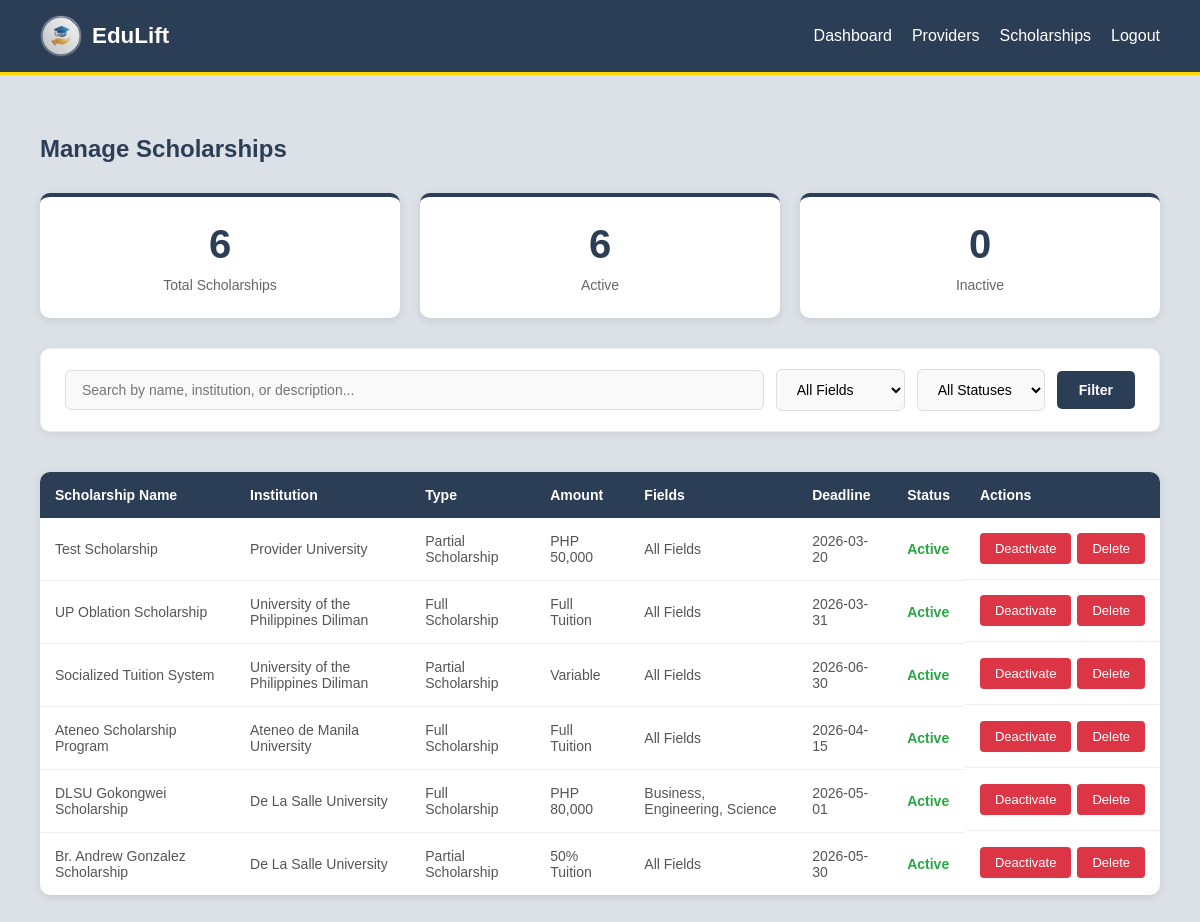
/admin/manage_scholarships.php (signed in), run on the app's committed database.
### tables this page shows
CREATE TABLE `scholarships` (
  `scholarship_id` int(11) NOT NULL,
  `provider_id` int(11) NOT NULL,
  `scholarship_name` varchar(255) NOT NULL,
  `scholarship_type` varchar(50) DEFAULT NULL,
  `description` text NOT NULL,
  `amount` varchar(100) DEFAULT NULL,
  `education_level` varchar(50) DEFAULT NULL,
  `gpa_requirement` decimal(3,2) DEFAULT NULL,
  `requirements` text DEFAULT NULL,
  `application_deadline` date DEFAULT NULL,
  `status` varchar(20) DEFAULT 'active',
  `created_at` timestamp NOT NULL DEFAULT current_timestamp()
);

### admin/manage_scholarships.php (the view, shortened to what this page needs)
<?php
include("../config/database.php");
$search        = isset($_GET['search']) ? trim($_GET['search']) : '';
$sql    = "SELECT s.scholarship_id, s.scholarship_name, s.scholarship_type, s.amount,
                  s.education_level, s.application_deadline, s.status, s.created_at,
                  i.institution_name,
                  GROUP_CONCAT(sf.field_of_study ORDER BY sf.field_of_study SEPARATOR ', ') AS fields
           FROM scholarships s
           JOIN provider_profiles pp ON s.provider_id = pp.provider_id
           JOIN institutions i ON pp.institution_id = i.institution_id
           LEFT JOIN scholarship_fields sf ON s.scholarship_id = sf.scholarship_id
           WHERE 1=1";
$sql .= " GROUP BY s.scholarship_id ORDER BY s.created_at DESC";
$stmt = mysqli_prepare($conn, $sql);
mysqli_stmt_execute($stmt);
$result = mysqli_stmt_get_result($stmt);
$count_all      = mysqli_fetch_assoc(mysqli_query($conn, "SELECT COUNT(*) as c FROM scholarships"))['c'];
$count_active   = mysqli_fetch_assoc(mysqli_query($conn, "SELECT COUNT(*) as c FROM scholarships WHERE status='active'"))['c'];
$count_inactive = mysqli_fetch_assoc(mysqli_query($conn, "SELECT COUNT(*) as c FROM scholarships WHERE status='inactive'"))['c'];
?>
<!DOCTYPE html>
<html lang="en">
<head>
    <link rel="stylesheet" href="../assets/css/style.css">
</head>
<body>
    <header class="header">
        <a class="header-brand" href="#"><img src="../assets/img/eduliftlogo.png" alt="EduLift Logo" class="header-logo"><h1 class="logo">EduLift</h1></a>
        <nav>
            <a href="admin_dashboard.php">Dashboard</a>
            <a href="manage_providers.php">Providers</a>
            <a href="manage_scholarships.php">Scholarships</a>
            <a href="../auth/logout.php">Logout</a>
        </nav>
    </header>
    <div class="container">
        <h2>Manage Scholarships</h2>
        <div class="stats-grid">
            <div class="stat-card">
                <h3><?php echo $count_all; ?></h3>
                <p>Total Scholarships</p>
            </div>
            <div class="stat-card">
                <h3><?php echo $count_active; ?></h3>
                <p>Active</p>
            </div>
            <div class="stat-card">
                <h3><?php echo $count_inactive; ?></h3>
                <p>Inactive</p>
            </div>
        </div>
        <div class="filter-bar">
            <form method="GET" class="filter-form">
                <input type="text" name="search" placeholder="Search by name, institution, or description..."
                       value="<?php echo htmlspecialchars($search); ?>">
                <select name="field">
                    <option value="">All Fields</option>
                </select>
                <select name="status">
                    <option value="">All Statuses</option>
                </select>
                <button type="submit" class="btn">Filter</button>
            </form>
        </div>
        <div class="section">
            <div class="table-container">
                <table class="data-table">
                    <thead>
                        <tr>
                            <th>Scholarship Name</th>
                            <th>Institution</th>
                            <th>Type</th>
                            <th>Amount</th>
                            <th>Fields</th>
                            <th>Deadline</th>
                            <th>Status</th>
                            <th>Actions</th>
                        </tr>
                    </thead>
                    <tbody>
                        <?php if (mysqli_num_rows($result) > 0): ?>
                            <?php while ($row = mysqli_fetch_assoc($result)): ?>
                            <tr>
                                <td><?php echo htmlspecialchars($row['scholarship_name']); ?></td>
                                <td><?php echo htmlspecialchars($row['institution_name']); ?></td>
                                <td><?php echo htmlspecialchars($row['scholarship_type']); ?></td>
                                <td><?php echo htmlspecialchars($row['amount']); ?></td>
                                <td><?php echo htmlspecialchars($row['fields'] ?? 'N/A'); ?></td>
                                <td><?php echo htmlspecialchars($row['application_deadline']); ?></td>
                                <td>
                                    <span class="status-<?php echo htmlspecialchars($row['status']); ?>">
                                        <?php echo ucfirst(htmlspecialchars($row['status'])); ?>
                                    </span>
                                </td>
                                <td class="action-cell">
                                    <?php if ($row['status'] === 'active'): ?>
                                        <a href="toggle_scholarship.php?id=<?php echo $row['scholarship_id']; ?>&action=deactivate"
                                           class="btn-small btn-danger"
                                           onclick="return confirm('Deactivate this scholarship?')">Deactivate</a>
                                    <?php else: ?>
                                        <a href="toggle_scholarship.php?id=<?php echo $row['scholarship_id']; ?>&action=activate"
                                           class="btn-small"
                                           onclick="return confirm('Activate this scholarship?')">Activate</a>
                                    <?php endif; ?>
                                    <a href="#"
                                       class="btn-small btn-danger"
                                       onclick="showDeleteModal('delete_scholarship.php?id=<?php echo $row['scholarship_id']; ?>', '<?php echo htmlspecialchars($row['scholarship_name'], ENT_QUOTES); ?>')">Delete</a>
                                </td>
                            </tr>
                            <?php endwhile; ?>
                        <?php endif; ?>
                    </tbody>
                </table>
            </div>
        </div>
    </div>
</body>
</html>

### assets/css/style.css (style rules this page uses)
* { box-sizing: border-box; }
body { margin: 0; font-family: Arial, sans-serif; display: flex; flex-direction: column; min-height: 100vh; background: #dce1e7; }
.container { flex: 1; width: 100%; max-width: 1200px; margin: 0 auto; padding: 40px; box-sizing: border-box; }
.container h2, .container h3 { color: #2c3e56; }
.header { padding: 15px 40px; display: flex; justify-content: space-between; align-items: center; background: #2c3e56; border-bottom: 3px solid #FFD700; position: relative; }
.header-brand { display: flex; align-items: center; gap: 10px; text-decoration: none; }
.header-logo { height: 42px; width: 42px; border-radius: 50%; object-fit: cover; flex-shrink: 0; }
.logo { font-weight: bold; color: #ffffff; margin: 0; font-size: 1.4rem; }
.header nav { display: flex; align-items: center; }
.header nav a { color: #ffffff; text-decoration: none; margin-left: 20px; transition: color 0.3s; white-space: nowrap; }
.btn { display: inline-block; padding: 10px 20px; background: #2c3e56; color: #ffffff; text-decoration: none; border-radius: 5px; font-size: 15px; font-weight: bold; border: none; cursor: pointer; transition: background 0.3s, transform 0.2s; }
.btn-small { padding: 8px 15px; font-size: 13px; background: #2c3e56; color: #ffffff; text-decoration: none; border-radius: 4px; transition: background 0.3s; }
.btn-danger { background: #dc3545; }
.stats-grid { display: grid; grid-template-columns: repeat(auto-fit, minmax(200px, 1fr)); gap: 20px; margin: 30px 0; }
.stat-card { background: #ffffff; border-radius: 10px; padding: 25px; box-shadow: 0 2px 8px rgba(0,0,0,0.1); border-top: 4px solid #2c3e56; text-align: center; transition: transform 0.3s; }
.stat-card h3 { font-size: 2.5rem; color: #2c3e56; margin: 0 0 10px 0; }
.stat-card p { color: #666; font-size: 14px; margin: 0; }
.section { margin: 40px 0; }
.table-container { overflow-x: auto; background: #ffffff; border-radius: 10px; box-shadow: 0 2px 8px rgba(0,0,0,0.1); -webkit-overflow-scrolling: touch; }
.data-table { width: 100%; border-collapse: collapse; min-width: 600px; }
.data-table thead { background: #2c3e56; color: #ffffff; }
.data-table th { padding: 15px; text-align: left; font-weight: 600; font-size: 14px; white-space: nowrap; }
.data-table td { padding: 15px; border-bottom: 1px solid #f0f0f0; font-size: 14px; color: #555; }
.data-table tbody tr:last-child td { border-bottom: none; }
.action-cell { white-space: nowrap; display: flex; gap: 6px; }
.status-active { color: #28a745; font-weight: 600; }
.filter-bar { margin: 25px 0 15px; background: #ffffff; border-radius: 10px; padding: 20px 24px; box-shadow: 0 2px 8px rgba(0,0,0,0.07); border: 1px solid #eee; }
.filter-form { display: flex; gap: 12px; flex-wrap: wrap; align-items: center; }
.filter-form input[type="text"] { flex: 1; min-width: 200px; padding: 11px 16px; border: 1px solid #ddd; border-radius: 6px; font-size: 14px; background: #f9f9f9; transition: border-color 0.2s, box-shadow 0.2s, background 0.2s; }
.filter-form select { padding: 11px 16px; border: 1px solid #ddd; border-radius: 6px; font-size: 14px; background: #f9f9f9; cursor: pointer; transition: border-color 0.2s, box-shadow 0.2s; }
.filter-form .btn { padding: 11px 22px; font-size: 14px; white-space: nowrap; }

### data on the page
scholarships: scholarship_name "Test Scholarship", institution_name "Provider University", scholarship_type "Partial Scholarship", amount "PHP 50,000", fields "All Fields", application_deadline "2026-03-20", status "Active"
scholarships: scholarship_name "UP Oblation Scholarship", institution_name "University of the Philippines Diliman", scholarship_type "Full Scholarship", amount "Full Tuition", fields "All Fields", application_deadline "2026-03-31", status "Active"
scholarships: scholarship_name "Socialized Tuition System", institution_name "University of the Philippines Diliman", scholarship_type "Partial Scholarship", amount "Variable", fields "All Fields", application_deadline "2026-06-30", status "Active"
scholarships: scholarship_name "Ateneo Scholarship Program", institution_name "Ateneo de Manila University", scholarship_type "Full Scholarship", amount "Full Tuition", fields "All Fields", application_deadline "2026-04-15", status "Active"
scholarships: scholarship_name "DLSU Gokongwei Scholarship", institution_name "De La Salle University", scholarship_type "Full Scholarship", amount "PHP 80,000", fields "Business, Engineering, Science", application_deadline "2026-05-01", status "Active"
scholarships: scholarship_name "Br. Andrew Gonzalez Scholarship", institution_name "De La Salle University", scholarship_type "Partial Scholarship", amount "50% Tuition", fields "All Fields", application_deadline "2026-05-30", status "Active"

### other printed values
$count_all "6"
$count_active "6"
$count_inactive "0"
